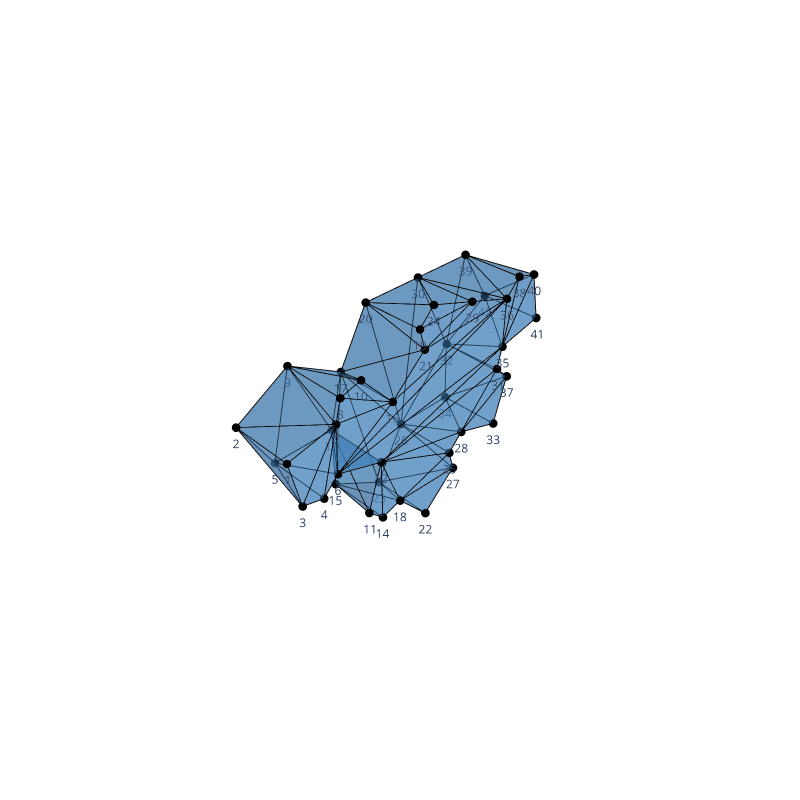

Notebook cell for this chart:
### Code cell
plot(block, labels = true)

### Figure 1 — Plotly figure (JSON) as saved in the notebook; plotly's stock layout.template omitted (floating-point values rounded to 4 significant figures)
{"data": [{"facecolor": ["#407FB7", "#407FB7", "#407FB7", "#407FB7", "#407FB7", "#407FB7", "#407FB7", "#407FB7", "#407FB7", "#407FB7", "#407FB7", "#407FB7", "#407FB7", "#407FB7", "#407FB7", "#407FB7", "#407FB7", "#407FB7", "#407FB7", "#407FB7", "#407FB7", "#407FB7", "#407FB7", "#407FB7", "#407FB7", "#407FB7", "#407FB7", "#407FB7", "#407FB7", "#407FB7", "#407FB7", "#407FB7", "#407FB7", "#407FB7", "#407FB7", "#407FB7", "#407FB7", "#407FB7", "#407FB7", "#407FB7", "#407FB7", "#407FB7", "#407FB7", "#407FB7", "#407FB7", "#407FB7", "#407FB7", "#407FB7", "#407FB7", "#407FB7", "#407FB7", "#407FB7", "#407FB7", "#407FB7", "#407FB7", "#407FB7", "#407FB7", "#407FB7", "#407FB7", "#407FB7", "#407FB7", "#407FB7", "#407FB7", "#407FB7", "#407FB7", "#407FB7", "#407FB7", "#407FB7", "#407FB7", "#407FB7", "#407FB7", "#407FB7", "#407FB7", "#407FB7", "#407FB7", "#407FB7", "#407FB7", "#407FB7", "#407FB7", "#407FB7"], "i": [1, 6, 6, 9, 9, 9, 16, 15, 20, 23, 18, 23, 29, 35, 35, 38, 39, 39, 34, 40, 34, 36, 36, 36, 33, 32, 27, 26, 26, 26, 22, 21, 17, 14, 13, 10, 12, 11, 5, 2, 3, 2, 36, 39, 2, 26, 30, 37, 3, 24, 7, 6, 18, 20, 20, 15, 13, 17, 24, 27, 30, 34, 34, 35, 35, 15, 6, 6, 31, 38, 29, 29, 19, 16, 16, 16, 4, 12, 12, 16], "j": [6, 1, 7, 16, 8, 15, 20, 20, 18, 29, 23, 28, 35, 29, 37, 39, 38, 40, 31, 34, 30, 33, 31, 32, 27, 27, 24, 22, 25, 21, 17, 17, 13, 10, 10, 11, 5, 5, 3, 1, 2, 0, 32, 40, 0, 21, 36, 39, 2, 26, 9, 7, 23, 18, 28, 20, 10, 13, 17, 24, 27, 30, 11, 37, 34, 35, 15, 5, 33, 41, 38, 31, 29, 19, 25, 22, 1, 4, 8, 14], "k": [8, 0, 8, 8, 7, 16, 19, 16, 19, 19, 19, 29, 38, 28, 38, 41, 37, 41, 41, 41, 31, 31, 30, 33, 25, 33, 25, 25, 24, 22, 14, 22, 14, 12, 14, 12, 4, 12, 4, 4, 4, 1, 27, 34, 6, 17, 27, 34, 6, 17, 15, 15, 28, 28, 35, 35, 11, 11, 11, 11, 11, 11, 5, 34, 5, 5, 5, 3, 25, 31, 31, 25, 25, 25, 22, 14, 8, 8, 16, 12], "opacity": 0.5, "type": "mesh3d", "x": [90.3, 90.3, 88.61, 85.18, 85.18, 82.71, 82.58, 81.71, 81.71, 78.31, 77.58, 75.18, 75.18, 75.04, 75.04, 72.98, 72.98, 71.64, 68.1, 68.1, 67.14, 66.31, 66.31, 65.63, 61.43, 61.43, 60.47, 58.97, 58.1, 58.1, 51.57, 51.57, 51.44, 51.44, 50.71, 50.57, 49.04, 48.1, 48.1, 44.67, 42.98, 42.98], "y": [0, -10, 0, 0, -10, 0, 0, 0, -10, 0, 0, 0, -10, 0, -10, 0, -10, 0, 0, -10, 0, 0, -10, 0, 0, -10, 0, 0, 0, -10, 0, -10, 0, -10, 0, 0, 0, 0, -10, 0, 0, -10], "z": [22.68, 22.68, 14.96, 14.09, 14.09, 16.62, 24.37, 27.8, 27.8, 28.76, 6.694, 14.23, 14.23, 4.228, 4.228, 22.92, 22.92, 5.191, 31.65, 31.65, 28.24, -0.652, -0.652, 34.18, 8.076, 8.076, 4.673, 10.61, 31.78, 31.78, 18.21, 18.21, 8.214, 8.214, 21.64, 29.39, 15.75, 31.92, 31.92, 31.05, 23.33, 23.33]}, {"line": {"color": "#000000", "width": 2}, "mode": "lines", "type": "scatter3d", "x": [51.44, 49.04], "y": [0, 0], "z": [8.214, 15.75]}, {"line": {"color": "#000000", "width": 2}, "mode": "lines", "type": "scatter3d", "x": [51.57, 49.04], "y": [0, 0], "z": [18.21, 15.75]}, {"line": {"color": "#000000", "width": 2}, "mode": "lines", "type": "scatter3d", "x": [66.31, 71.64], "y": [0, 0], "z": [-0.652, 5.191]}, {"line": {"color": "#000000", "width": 2}, "mode": "lines", "type": "scatter3d", "x": [51.44, 58.97], "y": [0, 0], "z": [8.214, 10.61]}, {"line": {"color": "#000000", "width": 2}, "mode": "lines", "type": "scatter3d", "x": [66.31, 60.47], "y": [0, 0], "z": [-0.652, 4.673]}, {"line": {"color": "#000000", "width": 2}, "mode": "lines", "type": "scatter3d", "x": [61.43, 60.47], "y": [0, 0], "z": [8.076, 4.673]}, {"line": {"color": "#000000", "width": 2}, "mode": "lines", "type": "scatter3d", "x": [61.43, 58.97], "y": [0, 0], "z": [8.076, 10.61]}, {"line": {"color": "#000000", "width": 2}, "mode": "lines", "type": "scatter3d", "x": [50.71, 42.98], "y": [0, 0], "z": [21.64, 23.33]}, {"line": {"color": "#000000", "width": 2}, "mode": "lines", "type": "scatter3d", "x": [42.98, 44.67], "y": [0, 0], "z": [23.33, 31.05]}, {"line": {"color": "#000000", "width": 2}, "mode": "lines", "type": "scatter3d", "x": [58.1, 50.57], "y": [0, 0], "z": [31.78, 29.39]}, {"line": {"color": "#000000", "width": 2}, "mode": "lines", "type": "scatter3d", "x": [50.71, 51.57], "y": [0, 0], "z": [21.64, 18.21]}, {"line": {"color": "#000000", "width": 2}, "mode": "lines", "type": "scatter3d", "x": [50.57, 48.1], "y": [0, 0], "z": [29.39, 31.92]}, {"line": {"color": "#000000", "width": 2}, "mode": "lines", "type": "scatter3d", "x": [48.1, 44.67], "y": [0, 0], "z": [31.92, 31.05]}, {"line": {"color": "#000000", "width": 2}, "mode": "lines", "type": "scatter3d", "x": [77.58, 75.18], "y": [0, 0], "z": [6.694, 14.23]}, {"line": {"color": "#000000", "width": 2}, "mode": "lines", "type": "scatter3d", "x": [77.58, 75.04], "y": [0, 0], "z": [6.694, 4.228]}, {"line": {"color": "#000000", "width": 2}, "mode": "lines", "type": "scatter3d", "x": [85.18, 82.71], "y": [0, 0], "z": [14.09, 16.62]}, {"line": {"color": "#000000", "width": 2}, "mode": "lines", "type": "scatter3d", "x": [82.71, 75.18], "y": [0, 0], "z": [16.62, 14.23]}, {"line": {"color": "#000000", "width": 2}, "mode": "lines", "type": "scatter3d", "x": [85.18, 88.61], "y": [0, 0], "z": [14.09, 14.96]}, {"line": {"color": "#000000", "width": 2}, "mode": "lines", "type": "scatter3d", "x": [82.58, 90.3], "y": [0, 0], "z": [24.37, 22.68]}, {"line": {"color": "#000000", "width": 2}, "mode": "lines", "type": "scatter3d", "x": [88.61, 90.3], "y": [0, 0], "z": [14.96, 22.68]}, {"line": {"color": "#000000", "width": 2}, "mode": "lines", "type": "scatter3d", "x": [65.63, 68.1], "y": [0, 0], "z": [34.18, 31.65]}, {"line": {"color": "#000000", "width": 2}, "mode": "lines", "type": "scatter3d", "x": [67.14, 68.1], "y": [0, 0], "z": [28.24, 31.65]}, {"line": {"color": "#000000", "width": 2}, "mode": "lines", "type": "scatter3d", "x": [58.1, 65.63], "y": [0, 0], "z": [31.78, 34.18]}, {"line": {"color": "#000000", "width": 2}, "mode": "lines", "type": "scatter3d", "x": [72.98, 78.31], "y": [0, 0], "z": [22.92, 28.76]}, {"line": {"color": "#000000", "width": 2}, "mode": "lines", "type": "scatter3d", "x": [78.31, 81.71], "y": [0, 0], "z": [28.76, 27.8]}, {"line": {"color": "#000000", "width": 2}, "mode": "lines", "type": "scatter3d", "x": [82.58, 81.71], "y": [0, 0], "z": [24.37, 27.8]}, {"line": {"color": "#000000", "width": 2}, "mode": "lines", "type": "scatter3d", "x": [72.98, 67.14], "y": [0, 0], "z": [22.92, 28.24]}, {"line": {"color": "#000000", "width": 2}, "mode": "lines", "type": "scatter3d", "x": [71.64, 75.04], "y": [0, 0], "z": [5.191, 4.228]}, {"line": {"color": "#000000", "width": 2}, "mode": "lines", "type": "scatter3d", "x": [51.57, 51.44], "y": [-10, -10], "z": [18.21, 8.214]}, {"line": {"color": "#000000", "width": 2}, "mode": "lines", "type": "scatter3d", "x": [51.44, 61.43], "y": [-10, -10], "z": [8.214, 8.076]}, {"line": {"color": "#000000", "width": 2}, "mode": "lines", "type": "scatter3d", "x": [48.1, 58.1], "y": [-10, -10], "z": [31.92, 31.78]}, {"line": {"color": "#000000", "width": 2}, "mode": "lines", "type": "scatter3d", "x": [48.1, 42.98], "y": [-10, -10], "z": [31.92, 23.33]}, {"line": {"color": "#000000", "width": 2}, "mode": "lines", "type": "scatter3d", "x": [51.57, 42.98], "y": [-10, -10], "z": [18.21, 23.33]}, {"line": {"color": "#000000", "width": 2}, "mode": "lines", "type": "scatter3d", "x": [61.43, 66.31], "y": [-10, -10], "z": [8.076, -0.652]}, {"line": {"color": "#000000", "width": 2}, "mode": "lines", "type": "scatter3d", "x": [75.04, 66.31], "y": [-10, -10], "z": [4.228, -0.652]}, {"line": {"color": "#000000", "width": 2}, "mode": "lines", "type": "scatter3d", "x": [85.18, 75.18], "y": [-10, -10], "z": [14.09, 14.23]}, {"line": {"color": "#000000", "width": 2}, "mode": "lines", "type": "scatter3d", "x": [68.1, 72.98], "y": [-10, -10], "z": [31.65, 22.92]}, {"line": {"color": "#000000", "width": 2}, "mode": "lines", "type": "scatter3d", "x": [68.1, 58.1], "y": [-10, -10], "z": [31.65, 31.78]}, {"line": {"color": "#000000", "width": 2}, "mode": "lines", "type": "scatter3d", "x": [90.3, 81.71], "y": [-10, -10], "z": [22.68, 27.8]}, {"line": {"color": "#000000", "width": 2}, "mode": "lines", "type": "scatter3d", "x": [81.71, 72.98], "y": [-10, -10], "z": [27.8, 22.92]}, {"line": {"color": "#000000", "width": 2}, "mode": "lines", "type": "scatter3d", "x": [85.18, 90.3], "y": [-10, -10], "z": [14.09, 22.68]}, {"line": {"color": "#000000", "width": 2}, "mode": "lines", "type": "scatter3d", "x": [75.18, 75.04], "y": [-10, -10], "z": [14.23, 4.228]}, {"line": {"color": "#000000", "width": 2}, "mode": "lines", "type": "scatter3d", "x": [82.58, 90.3], "y": [0, -10], "z": [24.37, 22.68]}, {"line": {"color": "#000000", "width": 2}, "mode": "lines", "type": "scatter3d", "x": [82.58, 81.71], "y": [0, -10], "z": [24.37, 27.8]}, {"line": {"color": "#000000", "width": 2}, "mode": "lines", "type": "scatter3d", "x": [90.3, 90.3], "y": [-10, 0], "z": [22.68, 22.68]}, {"line": {"color": "#000000", "width": 2}, "mode": "lines", "type": "scatter3d", "x": [81.71, 81.71], "y": [-10, 0], "z": [27.8, 27.8]}, {"line": {"color": "#000000", "width": 2}, "mode": "lines", "type": "scatter3d", "x": [78.31, 72.98], "y": [0, -10], "z": [28.76, 22.92]}, {"line": {"color": "#000000", "width": 2}, "mode": "lines", "type": "scatter3d", "x": [78.31, 81.71], "y": [0, -10], "z": [28.76, 27.8]}, {"line": {"color": "#000000", "width": 2}, "mode": "lines", "type": "scatter3d", "x": [72.98, 72.98], "y": [0, -10], "z": [22.92, 22.92]}, {"line": {"color": "#000000", "width": 2}, "mode": "lines", "type": "scatter3d", "x": [67.14, 72.98], "y": [0, -10], "z": [28.24, 22.92]}, {"line": {"color": "#000000", "width": 2}, "mode": "lines", "type": "scatter3d", "x": [67.14, 68.1], "y": [0, -10], "z": [28.24, 31.65]}, {"line": {"color": "#000000", "width": 2}, "mode": "lines", "type": "scatter3d", "x": [68.1, 68.1], "y": [-10, 0], "z": [31.65, 31.65]}, {"line": {"color": "#000000", "width": 2}, "mode": "lines", "type": "scatter3d", "x": [65.63, 58.1], "y": [0, -10], "z": [34.18, 31.78]}, {"line": {"color": "#000000", "width": 2}, "mode": "lines", "type": "scatter3d", "x": [68.1, 65.63], "y": [-10, 0], "z": [31.65, 34.18]}, {"line": {"color": "#000000", "width": 2}, "mode": "lines", "type": "scatter3d", "x": [58.1, 58.1], "y": [0, -10], "z": [31.78, 31.78]}, {"line": {"color": "#000000", "width": 2}, "mode": "lines", "type": "scatter3d", "x": [50.57, 58.1], "y": [0, -10], "z": [29.39, 31.78]}, {"line": {"color": "#000000", "width": 2}, "mode": "lines", "type": "scatter3d", "x": [48.1, 50.57], "y": [-10, 0], "z": [31.92, 29.39]}, {"line": {"color": "#000000", "width": 2}, "mode": "lines", "type": "scatter3d", "x": [48.1, 48.1], "y": [-10, 0], "z": [31.92, 31.92]}, {"line": {"color": "#000000", "width": 2}, "mode": "lines", "type": "scatter3d", "x": [48.1, 44.67], "y": [-10, 0], "z": [31.92, 31.05]}, {"line": {"color": "#000000", "width": 2}, "mode": "lines", "type": "scatter3d", "x": [42.98, 44.67], "y": [-10, 0], "z": [23.33, 31.05]}, {"line": {"color": "#000000", "width": 2}, "mode": "lines", "type": "scatter3d", "x": [42.98, 42.98], "y": [0, -10], "z": [23.33, 23.33]}, {"line": {"color": "#000000", "width": 2}, "mode": "lines", "type": "scatter3d", "x": [51.57, 50.71], "y": [-10, 0], "z": [18.21, 21.64]}, {"line": {"color": "#000000", "width": 2}, "mode": "lines", "type": "scatter3d", "x": [50.71, 42.98], "y": [0, -10], "z": [21.64, 23.33]}, {"line": {"color": "#000000", "width": 2}, "mode": "lines", "type": "scatter3d", "x": [51.57, 51.57], "y": [-10, 0], "z": [18.21, 18.21]}, {"line": {"color": "#000000", "width": 2}, "mode": "lines", "type": "scatter3d", "x": [51.44, 49.04], "y": [-10, 0], "z": [8.214, 15.75]}, {"line": {"color": "#000000", "width": 2}, "mode": "lines", "type": "scatter3d", "x": [51.57, 49.04], "y": [-10, 0], "z": [18.21, 15.75]}, {"line": {"color": "#000000", "width": 2}, "mode": "lines", "type": "scatter3d", "x": [51.44, 51.44], "y": [-10, 0], "z": [8.214, 8.214]}, {"line": {"color": "#000000", "width": 2}, "mode": "lines", "type": "scatter3d", "x": [51.44, 58.97], "y": [-10, 0], "z": [8.214, 10.61]}, {"line": {"color": "#000000", "width": 2}, "mode": "lines", "type": "scatter3d", "x": [61.43, 58.97], "y": [-10, 0], "z": [8.076, 10.61]}, {"line": {"color": "#000000", "width": 2}, "mode": "lines", "type": "scatter3d", "x": [61.43, 61.43], "y": [0, -10], "z": [8.076, 8.076]}, {"line": {"color": "#000000", "width": 2}, "mode": "lines", "type": "scatter3d", "x": [60.47, 66.31], "y": [0, -10], "z": [4.673, -0.652]}, {"line": {"color": "#000000", "width": 2}, "mode": "lines", "type": "scatter3d", "x": [60.47, 61.43], "y": [0, -10], "z": [4.673, 8.076]}, {"line": {"color": "#000000", "width": 2}, "mode": "lines", "type": "scatter3d", "x": [66.31, 66.31], "y": [0, -10], "z": [-0.652, -0.652]}, {"line": {"color": "#000000", "width": 2}, "mode": "lines", "type": "scatter3d", "x": [71.64, 66.31], "y": [0, -10], "z": [5.191, -0.652]}, {"line": {"color": "#000000", "width": 2}, "mode": "lines", "type": "scatter3d", "x": [75.04, 71.64], "y": [-10, 0], "z": [4.228, 5.191]}, {"line": {"color": "#000000", "width": 2}, "mode": "lines", "type": "scatter3d", "x": [75.04, 75.04], "y": [-10, 0], "z": [4.228, 4.228]}, {"line": {"color": "#000000", "width": 2}, "mode": "lines", "type": "scatter3d", "x": [75.04, 77.58], "y": [-10, 0], "z": [4.228, 6.694]}, {"line": {"color": "#000000", "width": 2}, "mode": "lines", "type": "scatter3d", "x": [75.18, 77.58], "y": [-10, 0], "z": [14.23, 6.694]}, {"line": {"color": "#000000", "width": 2}, "mode": "lines", "type": "scatter3d", "x": [75.18, 75.18], "y": [-10, 0], "z": [14.23, 14.23]}, {"line": {"color": "#000000", "width": 2}, "mode": "lines", "type": "scatter3d", "x": [75.18, 82.71], "y": [-10, 0], "z": [14.23, 16.62]}, {"line": {"color": "#000000", "width": 2}, "mode": "lines", "type": "scatter3d", "x": [85.18, 82.71], "y": [-10, 0], "z": [14.09, 16.62]}, {"line": {"color": "#000000", "width": 2}, "mode": "lines", "type": "scatter3d", "x": [85.18, 85.18], "y": [-10, 0], "z": [14.09, 14.09]}, {"line": {"color": "#000000", "width": 2}, "mode": "lines", "type": "scatter3d", "x": [90.3, 88.61], "y": [-10, 0], "z": [22.68, 14.96]}, {"line": {"color": "#000000", "width": 2}, "mode": "lines", "type": "scatter3d", "x": [85.18, 88.61], "y": [-10, 0], "z": [14.09, 14.96]}, {"line": {"color": "#000000", "width": 2}, "mode": "lines", "type": "scatter3d", "x": [58.97, 49.04], "y": [0, 0], "z": [10.61, 15.75]}, {"line": {"color": "#000000", "width": 2}, "mode": "lines", "type": "scatter3d", "x": [50.71, 44.67], "y": [0, 0], "z": [21.64, 31.05]}, {"line": {"color": "#000000", "width": 2}, "mode": "lines", "type": "scatter3d", "x": [82.58, 88.61], "y": [0, 0], "z": [24.37, 14.96]}, {"line": {"color": "#000000", "width": 2}, "mode": "lines", "type": "scatter3d", "x": [60.47, 71.64], "y": [0, 0], "z": [4.673, 5.191]}, {"line": {"color": "#000000", "width": 2}, "mode": "lines", "type": "scatter3d", "x": [51.57, 58.97], "y": [0, 0], "z": [18.21, 10.61]}, {"line": {"color": "#000000", "width": 2}, "mode": "lines", "type": "scatter3d", "x": [50.71, 48.1], "y": [0, 0], "z": [21.64, 31.92]}, {"line": {"color": "#000000", "width": 2}, "mode": "lines", "type": "scatter3d", "x": [85.18, 82.58], "y": [0, 0], "z": [14.09, 24.37]}, {"line": {"color": "#000000", "width": 2}, "mode": "lines", "type": "scatter3d", "x": [61.43, 71.64], "y": [0, 0], "z": [8.076, 5.191]}, {"line": {"color": "#000000", "width": 2}, "mode": "lines", "type": "scatter3d", "x": [72.98, 81.71], "y": [0, 0], "z": [22.92, 27.8]}, {"line": {"color": "#000000", "width": 2}, "mode": "lines", "type": "scatter3d", "x": [72.98, 82.58], "y": [0, 0], "z": [22.92, 24.37]}, {"line": {"color": "#000000", "width": 2}, "mode": "lines", "type": "scatter3d", "x": [58.1, 68.1], "y": [0, 0], "z": [31.78, 31.65]}, {"line": {"color": "#000000", "width": 2}, "mode": "lines", "type": "scatter3d", "x": [58.1, 67.14], "y": [0, 0], "z": [31.78, 28.24]}, {"line": {"color": "#000000", "width": 2}, "mode": "lines", "type": "scatter3d", "x": [67.14, 50.57], "y": [0, 0], "z": [28.24, 29.39]}, {"line": {"color": "#000000", "width": 2}, "mode": "lines", "type": "scatter3d", "x": [72.98, 50.57], "y": [0, 0], "z": [22.92, 29.39]}, {"line": {"color": "#000000", "width": 2}, "mode": "lines", "type": "scatter3d", "x": [75.18, 75.04], "y": [0, 0], "z": [14.23, 4.228]}, {"line": {"color": "#000000", "width": 2}, "mode": "lines", "type": "scatter3d", "x": [71.64, 75.18], "y": [0, 0], "z": [5.191, 14.23]}, {"line": {"color": "#000000", "width": 2}, "mode": "lines", "type": "scatter3d", "x": [61.43, 75.18], "y": [0, 0], "z": [8.076, 14.23]}, {"line": {"color": "#000000", "width": 2}, "mode": "lines", "type": "scatter3d", "x": [75.18, 58.97], "y": [0, 0], "z": [14.23, 10.61]}, {"line": {"color": "#000000", "width": 2}, "mode": "lines", "type": "scatter3d", "x": [51.57, 75.18], "y": [0, 0], "z": [18.21, 14.23]}, {"line": {"color": "#000000", "width": 2}, "mode": "lines", "type": "scatter3d", "x": [50.71, 75.18], "y": [0, 0], "z": [21.64, 14.23]}, {"line": {"color": "#000000", "width": 2}, "mode": "lines", "type": "scatter3d", "x": [50.71, 82.71], "y": [0, 0], "z": [21.64, 16.62]}, {"line": {"color": "#000000", "width": 2}, "mode": "lines", "type": "scatter3d", "x": [50.71, 50.57], "y": [0, 0], "z": [21.64, 29.39]}, {"line": {"color": "#000000", "width": 2}, "mode": "lines", "type": "scatter3d", "x": [82.71, 50.57], "y": [0, 0], "z": [16.62, 29.39]}, {"line": {"color": "#000000", "width": 2}, "mode": "lines", "type": "scatter3d", "x": [72.98, 82.71], "y": [0, 0], "z": [22.92, 16.62]}, {"line": {"color": "#000000", "width": 2}, "mode": "lines", "type": "scatter3d", "x": [82.71, 82.58], "y": [0, 0], "z": [16.62, 24.37]}, {"line": {"color": "#000000", "width": 2}, "mode": "lines", "type": "scatter3d", "x": [51.57, 61.43], "y": [-10, -10], "z": [18.21, 8.076]}, {"line": {"color": "#000000", "width": 2}, "mode": "lines", "type": "scatter3d", "x": [48.1, 51.57], "y": [-10, -10], "z": [31.92, 18.21]}, {"line": {"color": "#000000", "width": 2}, "mode": "lines", "type": "scatter3d", "x": [51.57, 58.1], "y": [-10, -10], "z": [18.21, 31.78]}, {"line": {"color": "#000000", "width": 2}, "mode": "lines", "type": "scatter3d", "x": [61.43, 58.1], "y": [-10, -10], "z": [8.076, 31.78]}, {"line": {"color": "#000000", "width": 2}, "mode": "lines", "type": "scatter3d", "x": [68.1, 61.43], "y": [-10, -10], "z": [31.65, 8.076]}, {"line": {"color": "#000000", "width": 2}, "mode": "lines", "type": "scatter3d", "x": [61.43, 72.98], "y": [-10, -10], "z": [8.076, 22.92]}, {"line": {"color": "#000000", "width": 2}, "mode": "lines", "type": "scatter3d", "x": [72.98, 66.31], "y": [-10, -10], "z": [22.92, -0.652]}, {"line": {"color": "#000000", "width": 2}, "mode": "lines", "type": "scatter3d", "x": [75.04, 72.98], "y": [-10, -10], "z": [4.228, 22.92]}, {"line": {"color": "#000000", "width": 2}, "mode": "lines", "type": "scatter3d", "x": [85.18, 81.71], "y": [-10, -10], "z": [14.09, 27.8]}, {"line": {"color": "#000000", "width": 2}, "mode": "lines", "type": "scatter3d", "x": [75.18, 81.71], "y": [-10, -10], "z": [14.23, 27.8]}, {"line": {"color": "#000000", "width": 2}, "mode": "lines", "type": "scatter3d", "x": [75.18, 72.98], "y": [-10, -10], "z": [14.23, 22.92]}, {"marker": {"color": ["#000000", "#000000", "#000000", "#000000", "#000000", "#000000", "#000000", "#000000", "#000000", "#000000", "#000000", "#000000", "#000000", "#000000", "#000000", "#000000", "#000000", "#000000", "#000000", "#000000", "#000000", "#000000", "#000000", "#000000", "#000000", "#000000", "#000000", "#000000", "#000000", "#000000", "#000000", "#000000", "#000000", "#000000", "#000000", "#000000", "#000000", "#000000", "#000000", "#000000", "#000000", "#000000"], "size": 0}, "mode": "markers+text", "text": ["1", "2", "3", "4", "5", "6", "7", "8", "9", "10", "11", "12", "13", "14", "15", "16", "17", "18", "19", "20", "21", "22", "23", "24", "25", "26", "27", "28", "29", "30", "31", "32", "33", "34", "35", "36", "37", "38", "39", "40", "41", "42"], "textposition": "bottom center", "type": "scatter3d", "x": [90.3, 90.3, 88.61, 85.18, 85.18, 82.71, 82.58, 81.71, 81.71, 78.31, 77.58, 75.18, 75.18, 75.04, 75.04, 72.98, 72.98, 71.64, 68.1, 68.1, 67.14, 66.31, 66.31, 65.63, 61.43, 61.43, 60.47, 58.97, 58.1, 58.1, 51.57, 51.57, 51.44, 51.44, 50.71, 50.57, 49.04, 48.1, 48.1, 44.67, 42.98, 42.98], "y": [0, -10, 0, 0, -10, 0, 0, 0, -10, 0, 0, 0, -10, 0, -10, 0, -10, 0, 0, -10, 0, 0, -10, 0, 0, -10, 0, 0, 0, -10, 0, -10, 0, -10, 0, 0, 0, 0, -10, 0, 0, -10], "z": [22.68, 22.68, 14.96, 14.09, 14.09, 16.62, 24.37, 27.8, 27.8, 28.76, 6.694, 14.23, 14.23, 4.228, 4.228, 22.92, 22.92, 5.191, 31.65, 31.65, 28.24, -0.652, -0.652, 34.18, 8.076, 8.076, 4.673, 10.61, 31.78, 31.78, 18.21, 18.21, 8.214, 8.214, 21.64, 29.39, 15.75, 31.92, 31.92, 31.05, 23.33, 23.33]}], "layout": {"height": 800, "margin": {"b": 50, "l": 50, "r": 50, "t": 60}, "scene": {"aspectmode": "data", "autosize": true, "camera": {"eye": {"x": 2.5, "y": 2.5, "z": 2.5}}, "xaxis": {"showaxeslabels": false, "showbackground": false, "showticklabels": false, "title": {"text": ""}}, "yaxis": {"showaxeslabels": false, "showbackground": false, "showticklabels": false, "title": {"text": ""}}, "zaxis": {"showaxeslabels": false, "showbackground": false, "showticklabels": false, "title": {"text": ""}}}, "showlegend": false, "width": 800}}
